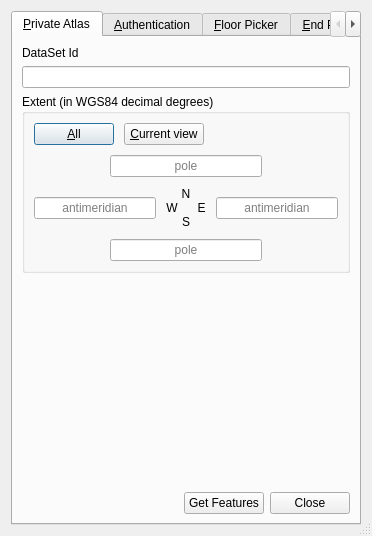
<?xml version="1.0" encoding="UTF-8"?>
<ui version="4.0">
 <class>MyQPluginDialogBase</class>
 <widget class="QDialog" name="MyQPluginDialogBase">
  <property name="geometry">
   <rect>
    <x>0</x>
    <y>0</y>
    <width>372</width>
    <height>536</height>
   </rect>
  </property>
  <property name="sizePolicy">
   <sizepolicy hsizetype="Expanding" vsizetype="Preferred">
    <horstretch>0</horstretch>
    <verstretch>0</verstretch>
   </sizepolicy>
  </property>
  <property name="windowTitle">
   <string>Azure Maps</string>
  </property>
  <property name="sizeGripEnabled">
   <bool>true</bool>
  </property>
  <layout class="QVBoxLayout" name="verticalLayout">
   <item>
    <widget class="QTabWidget" name="tabWidget">
     <property name="tabShape">
      <enum>QTabWidget::Rounded</enum>
     </property>
     <property name="currentIndex">
      <number>0</number>
     </property>
     <widget class="QWidget" name="privateMapsTab">
      <attribute name="title">
       <string>&amp;Private Atlas</string>
      </attribute>
      <layout class="QVBoxLayout" name="verticalLayout_7">
       <item>
        <widget class="QLabel" name="label_5">
         <property name="text">
          <string>DataSet Id</string>
         </property>
        </widget>
       </item>
       <item>
        <widget class="QLineEdit" name="datasetId">
         <property name="frame">
          <bool>true</bool>
         </property>
         <property name="placeholderText">
          <string/>
         </property>
         <property name="clearButtonEnabled">
          <bool>true</bool>
         </property>
        </widget>
       </item>
       <item>
        <widget class="QGroupBox" name="groupBox_3">
         <property name="sizePolicy">
          <sizepolicy hsizetype="Expanding" vsizetype="Fixed">
           <horstretch>0</horstretch>
           <verstretch>0</verstretch>
          </sizepolicy>
         </property>
         <property name="title">
          <string>Extent (in WGS84 decimal degrees)</string>
         </property>
         <layout class="QVBoxLayout" name="verticalLayout_6">
          <property name="spacing">
           <number>10</number>
          </property>
          <item>
           <layout class="QHBoxLayout" name="horizontalLayout_7">
            <item>
             <widget class="QPushButton" name="allExtentButton">
              <property name="text">
               <string>&amp;All</string>
              </property>
             </widget>
            </item>
            <item>
             <widget class="QPushButton" name="currentExtentButton">
              <property name="text">
               <string>&amp;Current view</string>
              </property>
             </widget>
            </item>
            <item>
             <spacer name="horizontalSpacer">
              <property name="orientation">
               <enum>Qt::Horizontal</enum>
              </property>
              <property name="sizeHint" stdset="0">
               <size>
                <width>40</width>
                <height>20</height>
               </size>
              </property>
             </spacer>
            </item>
           </layout>
          </item>
          <item>
           <layout class="QVBoxLayout" name="verticalLayout_5">
            <item>
             <layout class="QHBoxLayout" name="horizontalLayout_9" stretch="1,2,1">
              <item>
               <spacer name="horizontalSpacer_3">
                <property name="orientation">
                 <enum>Qt::Horizontal</enum>
                </property>
                <property name="sizeHint" stdset="0">
                 <size>
                  <width>40</width>
                  <height>20</height>
                 </size>
                </property>
               </spacer>
              </item>
              <item>
               <widget class="QLineEdit" name="extentNorth">
                <property name="text">
                 <string/>
                </property>
                <property name="alignment">
                 <set>Qt::AlignCenter</set>
                </property>
                <property name="placeholderText">
                 <string>pole</string>
                </property>
               </widget>
              </item>
              <item>
               <spacer name="horizontalSpacer_2">
                <property name="orientation">
                 <enum>Qt::Horizontal</enum>
                </property>
                <property name="sizeHint" stdset="0">
                 <size>
                  <width>40</width>
                  <height>20</height>
                 </size>
                </property>
               </spacer>
              </item>
             </layout>
            </item>
            <item>
             <layout class="QHBoxLayout" name="horizontalLayout_8">
              <item>
               <widget class="QLineEdit" name="extentWest">
                <property name="text">
                 <string/>
                </property>
                <property name="alignment">
                 <set>Qt::AlignCenter</set>
                </property>
                <property name="placeholderText">
                 <string>antimeridian</string>
                </property>
               </widget>
              </item>
              <item>
               <widget class="QLabel" name="label">
                <property name="text">
                 <string>N
W      E
S</string>
                </property>
                <property name="alignment">
                 <set>Qt::AlignCenter</set>
                </property>
               </widget>
              </item>
              <item>
               <widget class="QLineEdit" name="extentEast">
                <property name="text">
                 <string/>
                </property>
                <property name="alignment">
                 <set>Qt::AlignCenter</set>
                </property>
                <property name="placeholderText">
                 <string>antimeridian</string>
                </property>
               </widget>
              </item>
             </layout>
            </item>
            <item>
             <layout class="QHBoxLayout" name="horizontalLayout_10" stretch="1,2,1">
              <item>
               <spacer name="horizontalSpacer_4">
                <property name="orientation">
                 <enum>Qt::Horizontal</enum>
                </property>
                <property name="sizeHint" stdset="0">
                 <size>
                  <width>40</width>
                  <height>20</height>
                 </size>
                </property>
               </spacer>
              </item>
              <item>
               <widget class="QLineEdit" name="extentSouth">
                <property name="text">
                 <string/>
                </property>
                <property name="alignment">
                 <set>Qt::AlignCenter</set>
                </property>
                <property name="placeholderText">
                 <string>pole</string>
                </property>
               </widget>
              </item>
              <item>
               <spacer name="horizontalSpacer_5">
                <property name="orientation">
                 <enum>Qt::Horizontal</enum>
                </property>
                <property name="sizeHint" stdset="0">
                 <size>
                  <width>40</width>
                  <height>20</height>
                 </size>
                </property>
               </spacer>
              </item>
             </layout>
            </item>
           </layout>
          </item>
         </layout>
        </widget>
       </item>
       <item>
        <spacer name="verticalSpacer_3">
         <property name="orientation">
          <enum>Qt::Vertical</enum>
         </property>
         <property name="sizeHint" stdset="0">
          <size>
           <width>20</width>
           <height>0</height>
          </size>
         </property>
        </spacer>
       </item>
       <item>
        <layout class="QHBoxLayout" name="horizontalLayout_6">
         <item>
          <widget class="QLabel" name="privateAtlasStatus">
           <property name="sizePolicy">
            <sizepolicy hsizetype="Expanding" vsizetype="Fixed">
             <horstretch>0</horstretch>
             <verstretch>0</verstretch>
            </sizepolicy>
           </property>
           <property name="text">
            <string/>
           </property>
          </widget>
         </item>
         <item>
          <widget class="QPushButton" name="getFeaturesButton">
           <property name="text">
            <string>Get Features</string>
           </property>
           <property name="default">
            <bool>false</bool>
           </property>
          </widget>
         </item>
         <item>
          <widget class="QPushButton" name="closeButton">
           <property name="text">
            <string>Close</string>
           </property>
          </widget>
         </item>
        </layout>
       </item>
      </layout>
     </widget>
     <widget class="QWidget" name="authTab">
      <attribute name="title">
       <string>&amp;Authentication</string>
      </attribute>
      <layout class="QVBoxLayout" name="verticalLayout_4">
       <item>
        <widget class="QRadioButton" name="skButton">
         <property name="text">
          <string>Use Shared Key authentication</string>
         </property>
         <property name="checked">
          <bool>true</bool>
         </property>
        </widget>
       </item>
       <item>
        <widget class="QLabel" name="label_3">
         <property name="text">
          <string>Key (NOTE: Stored on local disk in plain text!)</string>
         </property>
         <property name="indent">
          <number>25</number>
         </property>
        </widget>
       </item>
       <item>
        <widget class="QLineEdit" name="sharedKey">
         <property name="styleSheet">
          <string notr="true">QLineEdit#sharedKey { margin-left: 25px }</string>
         </property>
         <property name="echoMode">
          <enum>QLineEdit::PasswordEchoOnEdit</enum>
         </property>
         <property name="clearButtonEnabled">
          <bool>true</bool>
         </property>
        </widget>
       </item>
       <item>
        <spacer name="verticalSpacer_2">
         <property name="orientation">
          <enum>Qt::Vertical</enum>
         </property>
         <property name="sizeHint" stdset="0">
          <size>
           <width>20</width>
           <height>165</height>
          </size>
         </property>
        </spacer>
       </item>
      </layout>
     </widget>
     <widget class="QWidget" name="FloorPickerWidget">
      <attribute name="title">
       <string>&amp;Floor Picker</string>
      </attribute>
      <layout class="QVBoxLayout" name="verticalLayout_2">
       <item>
        <widget class="QGroupBox" name="groupBox_2">
         <property name="sizePolicy">
          <sizepolicy hsizetype="Preferred" vsizetype="Fixed">
           <horstretch>0</horstretch>
           <verstretch>0</verstretch>
          </sizepolicy>
         </property>
         <property name="title">
          <string>Floor Picker</string>
         </property>
         <layout class="QHBoxLayout" name="horizontalLayout">
          <item>
           <widget class="QLabel" name="label_2">
            <property name="text">
             <string>Floor ordinal</string>
            </property>
           </widget>
          </item>
          <item>
           <widget class="QComboBox" name="floorPicker"/>
          </item>
         </layout>
        </widget>
       </item>
       <item>
        <spacer name="verticalSpacer">
         <property name="orientation">
          <enum>Qt::Vertical</enum>
         </property>
         <property name="sizeType">
          <enum>QSizePolicy::Expanding</enum>
         </property>
         <property name="sizeHint" stdset="0">
          <size>
           <width>20</width>
           <height>40</height>
          </size>
         </property>
        </spacer>
       </item>
      </layout>
     </widget>
     <widget class="QWidget" name="internalTab">
      <attribute name="title">
       <string>&amp;End Point</string>
      </attribute>
      <layout class="QVBoxLayout" name="verticalLayout_2">
       <item>
        <widget class="QGroupBox" name="groupBox_2">
         <property name="sizePolicy">
          <sizepolicy hsizetype="Preferred" vsizetype="Fixed">
           <horstretch>0</horstretch>
           <verstretch>0</verstretch>
          </sizepolicy>
         </property>
         <property name="title">
          <string>Environment</string>
         </property>
         <layout class="QVBoxLayout" name="verticalLayout_3">
          <item>
           <widget class="QRadioButton" name="prodButton">
            <property name="text">
             <string>Production</string>
            </property>
            <property name="checked">
             <bool>true</bool>
            </property>
           </widget>
          </item>
          <item>
           <widget class="QRadioButton" name="stgButton">
            <property name="text">
             <string>Staging</string>
            </property>
            <property name="checked">
             <bool>false</bool>
            </property>
           </widget>
          </item>
          <item>
           <widget class="QRadioButton" name="testButton">
            <property name="text">
             <string>Test</string>
            </property>
            <property name="checked">
             <bool>false</bool>
            </property>
           </widget>
          </item>
          <item>
           <widget class="QRadioButton" name="ciButton">
            <property name="text">
             <string>Continuous Integration</string>
            </property>
            <property name="checked">
             <bool>false</bool>
            </property>
           </widget>
          </item>
          <item>
           <widget class="QRadioButton" name="localhostButton">
            <property name="text">
             <string>Local host</string>
            </property>
            <property name="checked">
             <bool>false</bool>
            </property>
           </widget>
          </item>
         </layout>
        </widget>
       </item>
       <item>
        <widget class="QGroupBox" name="groupBox">
         <property name="title">
          <string>Endpoint</string>
         </property>
         <layout class="QVBoxLayout" name="verticalLayout_9">
          <item>
           <widget class="QWidget" name="widget_2" native="true">
            <layout class="QHBoxLayout" name="horizontalLayout_2">
             <property name="leftMargin">
              <number>0</number>
             </property>
             <property name="topMargin">
              <number>0</number>
             </property>
             <property name="rightMargin">
              <number>0</number>
             </property>
             <property name="bottomMargin">
              <number>0</number>
             </property>
             <item>
              <widget class="QRadioButton" name="frontDoorButton">
               <property name="text">
                <string>Front door</string>
               </property>
               <property name="checked">
                <bool>true</bool>
               </property>
              </widget>
             </item>
            </layout>
           </widget>
          </item>
         </layout>
        </widget>
       </item>
       <item>
        <spacer name="verticalSpacer">
         <property name="orientation">
          <enum>Qt::Vertical</enum>
         </property>
         <property name="sizeType">
          <enum>QSizePolicy::Expanding</enum>
         </property>
         <property name="sizeHint" stdset="0">
          <size>
           <width>20</width>
           <height>40</height>
          </size>
         </property>
        </spacer>
       </item>
      </layout>
     </widget>
    </widget>
   </item>
  </layout>
 </widget>
 <resources/>
 <connections/>
</ui>
